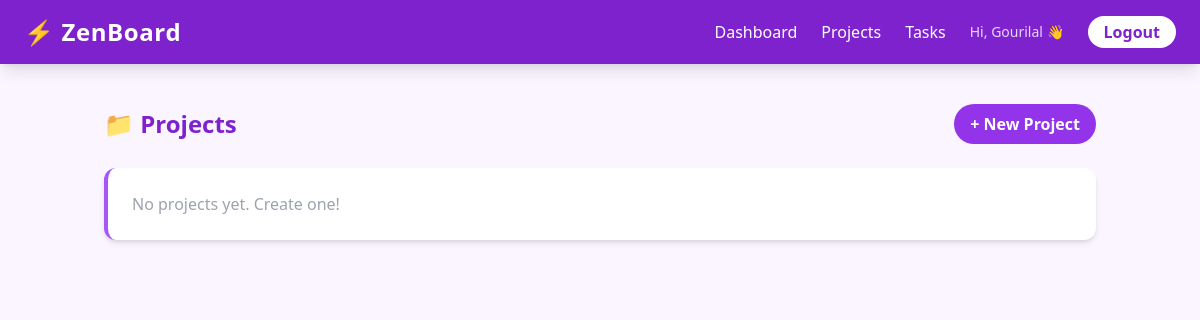
Before: /projects/ (signed in) with the older database file.
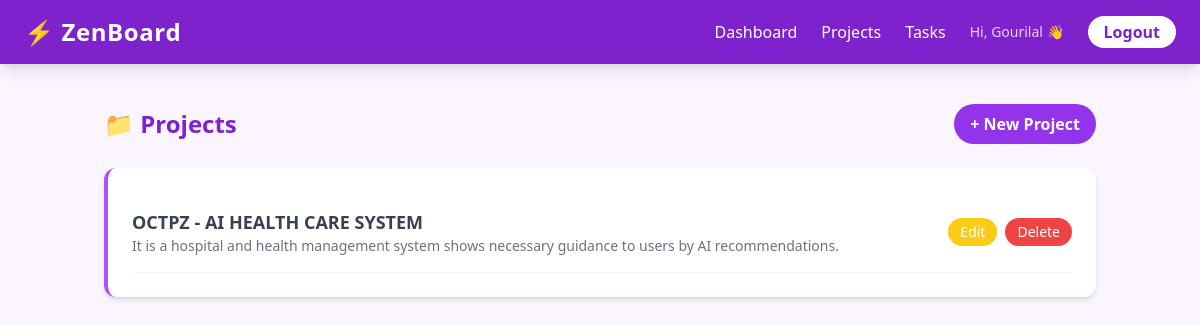
After: the same page with the newer database file.
### tasks/models.py (models this page shows, shortened)
class Project(models.Model):
    name = models.CharField(max_length=200)
    description = models.TextField(blank=True)
    owner = models.ForeignKey(User, on_delete=models.CASCADE)
    created_at = models.DateTimeField(auto_now_add=True)

### tasks/views.py (the view)
# urls.py: path('projects/', views.project_list, name='project_list'),
@login_required
def project_list(request):
    projects = Project.objects.filter(owner=request.user)
    return render(request, 'tasks/project_list.html', {'projects': projects})

### templates/tasks/project_list.html (shortened to what this page needs)
{% extends 'tasks/base.html' %}
{% block content %}
    <div class="flex justify-between items-center mb-6">
        <h2 class="text-2xl font-bold text-purple-700">📁 Projects</h2>
        <a href="{% url 'project_create' %}" class="bg-purple-600 text-white px-4 py-2 rounded-full font-semibold hover:bg-purple-700 transition">
            + New Project
        </a>
    </div>
    <div class="bg-white rounded-xl shadow-md p-6 border-l-4 border-purple-500">
        {% for project in projects %}
            <div class="border-b border-gray-100 py-4 flex justify-between items-center">
                <div>
                    <p class="font-semibold text-gray-700 text-lg">{{ project.name }}</p>
                    <p class="text-gray-500 text-sm">{{ project.description }}</p>
                </div>
                <div class="flex gap-2">
                    <a href="{% url 'project_edit' project.id %}" class="bg-yellow-400 text-white px-3 py-1 rounded-full text-sm hover:bg-yellow-500 transition">Edit</a>
                    <a href="{% url 'project_delete' project.id %}" class="bg-red-500 text-white px-3 py-1 rounded-full text-sm hover:bg-red-600 transition">Delete</a>
                </div>
            </div>
        {% empty %}
            <p class="text-gray-400">No projects yet. Create one!</p>
        {% endfor %}
    </div>
{% endblock %}

Changed rows visible on the page:
added Project: name "OCTPZ - AI HEALTH CARE SYSTEM", description "It is a hospital and health management system shows necessary guidance to users by AI recommendations."
Other visible differences:
text no longer shown: "No projects yet. Create one!"
